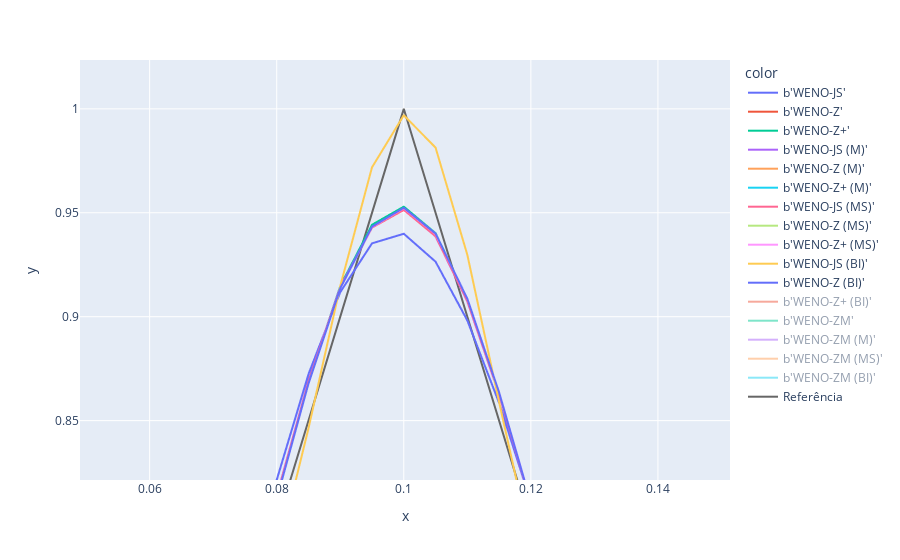

The notebook cell this image was saved under:
### Code cell
fig = ply_exp.line(
    data_frame = df    ,
    x          = x     ,
    y          = y     ,
    color      = label
)
fig.add_trace(
    ply_go.Scatter(
        x    = tf.range(-1, 1, Δx_ref, dtype=float_pres)         ,
        y    = f_test(tf.range(-1, 1, Δx_ref, dtype=float_pres)) , # u_ref, 
        mode = "lines"                                           ,
        line = ply_go.scatter.Line(color="#666666")              ,
        name = "Referência"
    )
)
fig.show()

### Figure 1 — Plotly figure (JSON) as saved in the notebook; plotly's stock layout.template omitted (floating-point values rounded to 4 significant figures; data arrays with more than 128 entries replaced by an {"elided": "..."} marker saying what was removed)
{"data": [{"hovertemplate": "color=b'WENO-JS'<br>x=%{x}<br>y=%{y}<extra></extra>", "legendgroup": "b'WENO-JS'", "line": {"color": "#636efa", "dash": "solid"}, "marker": {"symbol": "circle"}, "mode": "lines", "name": "b'WENO-JS'", "showlegend": true, "type": "scattergl", "x": {"elided": "400 float values"}, "xaxis": "x", "y": {"elided": "400 float values"}, "yaxis": "y"}, {"hovertemplate": "color=b'WENO-Z'<br>x=%{x}<br>y=%{y}<extra></extra>", "legendgroup": "b'WENO-Z'", "line": {"color": "#EF553B", "dash": "solid"}, "marker": {"symbol": "circle"}, "mode": "lines", "name": "b'WENO-Z'", "showlegend": true, "type": "scattergl", "x": {"elided": "400 float values"}, "xaxis": "x", "y": {"elided": "400 float values"}, "yaxis": "y"}, {"hovertemplate": "color=b'WENO-Z+'<br>x=%{x}<br>y=%{y}<extra></extra>", "legendgroup": "b'WENO-Z+'", "line": {"color": "#00cc96", "dash": "solid"}, "marker": {"symbol": "circle"}, "mode": "lines", "name": "b'WENO-Z+'", "showlegend": true, "type": "scattergl", "x": {"elided": "400 float values"}, "xaxis": "x", "y": {"elided": "400 float values"}, "yaxis": "y"}, {"hovertemplate": "color=b'WENO-JS (M)'<br>x=%{x}<br>y=%{y}<extra></extra>", "legendgroup": "b'WENO-JS (M)'", "line": {"color": "#ab63fa", "dash": "solid"}, "marker": {"symbol": "circle"}, "mode": "lines", "name": "b'WENO-JS (M)'", "showlegend": true, "type": "scattergl", "x": {"elided": "400 float values"}, "xaxis": "x", "y": {"elided": "400 float values"}, "yaxis": "y"}, {"hovertemplate": "color=b'WENO-Z (M)'<br>x=%{x}<br>y=%{y}<extra></extra>", "legendgroup": "b'WENO-Z (M)'", "line": {"color": "#FFA15A", "dash": "solid"}, "marker": {"symbol": "circle"}, "mode": "lines", "name": "b'WENO-Z (M)'", "showlegend": true, "type": "scattergl", "x": {"elided": "400 float values"}, "xaxis": "x", "y": {"elided": "400 float values"}, "yaxis": "y"}, {"hovertemplate": "color=b'WENO-Z+ (M)'<br>x=%{x}<br>y=%{y}<extra></extra>", "legendgroup": "b'WENO-Z+ (M)'", "line": {"color": "#19d3f3", "dash": "solid"}, "marker": {"symbol": "circle"}, "mode": "lines", "name": "b'WENO-Z+ (M)'", "showlegend": true, "type": "scattergl", "x": {"elided": "400 float values"}, "xaxis": "x", "y": {"elided": "400 float values"}, "yaxis": "y"}, {"hovertemplate": "color=b'WENO-JS (MS)'<br>x=%{x}<br>y=%{y}<extra></extra>", "legendgroup": "b'WENO-JS (MS)'", "line": {"color": "#FF6692", "dash": "solid"}, "marker": {"symbol": "circle"}, "mode": "lines", "name": "b'WENO-JS (MS)'", "showlegend": true, "type": "scattergl", "x": {"elided": "400 float values"}, "xaxis": "x", "y": {"elided": "400 float values"}, "yaxis": "y"}, {"hovertemplate": "color=b'WENO-Z (MS)'<br>x=%{x}<br>y=%{y}<extra></extra>", "legendgroup": "b'WENO-Z (MS)'", "line": {"color": "#B6E880", "dash": "solid"}, "marker": {"symbol": "circle"}, "mode": "lines", "name": "b'WENO-Z (MS)'", "showlegend": true, "type": "scattergl", "x": {"elided": "400 float values"}, "xaxis": "x", "y": {"elided": "400 float values"}, "yaxis": "y"}, {"hovertemplate": "color=b'WENO-Z+ (MS)'<br>x=%{x}<br>y=%{y}<extra></extra>", "legendgroup": "b'WENO-Z+ (MS)'", "line": {"color": "#FF97FF", "dash": "solid"}, "marker": {"symbol": "circle"}, "mode": "lines", "name": "b'WENO-Z+ (MS)'", "showlegend": true, "type": "scattergl", "x": {"elided": "400 float values"}, "xaxis": "x", "y": {"elided": "400 float values"}, "yaxis": "y"}, {"hovertemplate": "color=b'WENO-JS (BI)'<br>x=%{x}<br>y=%{y}<extra></extra>", "legendgroup": "b'WENO-JS (BI)'", "line": {"color": "#FECB52", "dash": "solid"}, "marker": {"symbol": "circle"}, "mode": "lines", "name": "b'WENO-JS (BI)'", "showlegend": true, "type": "scattergl", "x": {"elided": "400 float values"}, "xaxis": "x", "y": {"elided": "400 float values"}, "yaxis": "y"}, {"hovertemplate": "color=b'WENO-Z (BI)'<br>x=%{x}<br>y=%{y}<extra></extra>", "legendgroup": "b'WENO-Z (BI)'", "line": {"color": "#636efa", "dash": "solid"}, "marker": {"symbol": "circle"}, "mode": "lines", "name": "b'WENO-Z (BI)'", "showlegend": true, "type": "scattergl", "x": {"elided": "400 float values"}, "xaxis": "x", "y": {"elided": "400 float values"}, "yaxis": "y"}, {"hovertemplate": "color=b'WENO-Z+ (BI)'<br>x=%{x}<br>y=%{y}<extra></extra>", "legendgroup": "b'WENO-Z+ (BI)'", "line": {"color": "#EF553B", "dash": "solid"}, "marker": {"symbol": "circle"}, "mode": "lines", "name": "b'WENO-Z+ (BI)'", "showlegend": true, "type": "scattergl", "visible": "legendonly", "x": {"elided": "400 float values"}, "xaxis": "x", "y": {"elided": "400 float values"}, "yaxis": "y"}, {"hovertemplate": "color=b'WENO-ZM'<br>x=%{x}<br>y=%{y}<extra></extra>", "legendgroup": "b'WENO-ZM'", "line": {"color": "#00cc96", "dash": "solid"}, "marker": {"symbol": "circle"}, "mode": "lines", "name": "b'WENO-ZM'", "showlegend": true, "type": "scattergl", "visible": "legendonly", "x": {"elided": "400 float values"}, "xaxis": "x", "y": {"elided": "400 float values"}, "yaxis": "y"}, {"hovertemplate": "color=b'WENO-ZM (M)'<br>x=%{x}<br>y=%{y}<extra></extra>", "legendgroup": "b'WENO-ZM (M)'", "line": {"color": "#ab63fa", "dash": "solid"}, "marker": {"symbol": "circle"}, "mode": "lines", "name": "b'WENO-ZM (M)'", "showlegend": true, "type": "scattergl", "visible": "legendonly", "x": {"elided": "400 float values"}, "xaxis": "x", "y": {"elided": "400 float values"}, "yaxis": "y"}, {"hovertemplate": "color=b'WENO-ZM (MS)'<br>x=%{x}<br>y=%{y}<extra></extra>", "legendgroup": "b'WENO-ZM (MS)'", "line": {"color": "#FFA15A", "dash": "solid"}, "marker": {"symbol": "circle"}, "mode": "lines", "name": "b'WENO-ZM (MS)'", "showlegend": true, "type": "scattergl", "visible": "legendonly", "x": {"elided": "400 float values"}, "xaxis": "x", "y": {"elided": "400 float values"}, "yaxis": "y"}, {"hovertemplate": "color=b'WENO-ZM (BI)'<br>x=%{x}<br>y=%{y}<extra></extra>", "legendgroup": "b'WENO-ZM (BI)'", "line": {"color": "#19d3f3", "dash": "solid"}, "marker": {"symbol": "circle"}, "mode": "lines", "name": "b'WENO-ZM (BI)'", "showlegend": true, "type": "scattergl", "visible": "legendonly", "x": {"elided": "400 float values"}, "xaxis": "x", "y": {"elided": "400 float values"}, "yaxis": "y"}, {"line": {"color": "#666666"}, "mode": "lines", "name": "Referência", "type": "scatter", "x": {"elided": "4000 float values"}, "y": {"elided": "4000 float values"}}], "layout": {"autosize": true, "legend": {"title": {"text": "color"}, "tracegroupgap": 0}, "margin": {"t": 60}, "xaxis": {"anchor": "y", "autorange": false, "domain": [0, 1], "range": [0.04904, 0.1513], "title": {"text": "x"}, "type": "linear"}, "yaxis": {"anchor": "x", "autorange": false, "domain": [0, 1], "range": [0.8214, 1.024], "title": {"text": "y"}, "type": "linear"}}}
